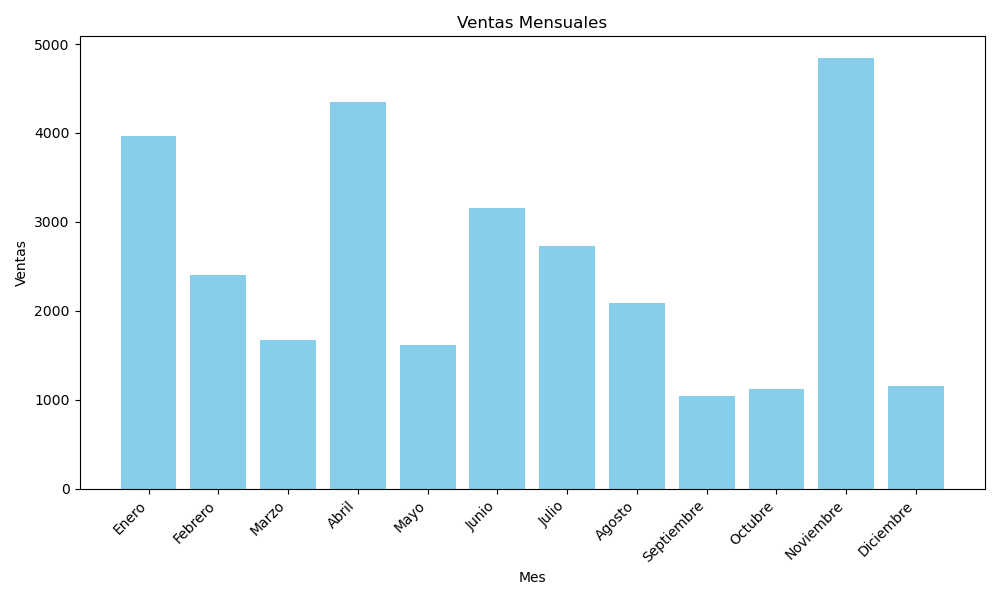

Generate this figure with Python:
#!/usr/bin/env python3
"""
Script para generar un gráfico de barras con datos aleatorios de ventas mensuales
y guardar la imagen como 'ventas.png'.
"""

import random
import matplotlib.pyplot as plt

def generar_datos_ventas():
    """
    Genera una lista de ventas mensuales aleatorias.
    Retorna:
        meses (list of str): Nombres de los meses.
        ventas (list of int): Valores de ventas para cada mes.
    """
    meses = [
        'Enero', 'Febrero', 'Marzo', 'Abril', 'Mayo', 'Junio',
        'Julio', 'Agosto', 'Septiembre', 'Octubre', 'Noviembre', 'Diciembre'
    ]
    # Ventas aleatorias entre 1000 y 5000 unidades monetarias
    ventas = [random.randint(1000, 5000) for _ in meses]
    return meses, ventas

def crear_grafico_barras(meses, ventas, archivo_salida='ventas.png'):
    """
    Crea y guarda un gráfico de barras de ventas mensuales.
    Args:
        meses (list of str): Nombres de los meses.
        ventas (list of int): Valores de ventas para cada mes.
        archivo_salida (str): Nombre del archivo de imagen de salida.
    """
    plt.figure(figsize=(10, 6))
    plt.bar(meses, ventas, color='skyblue')
    plt.title('Ventas Mensuales')
    plt.xlabel('Mes')
    plt.ylabel('Ventas')
    plt.xticks(rotation=45, ha='right')
    plt.tight_layout()
    plt.savefig(archivo_salida)
    plt.close()
    print(f"Gráfico guardado en '{archivo_salida}'")

def main():
    meses, ventas = generar_datos_ventas()
    crear_grafico_barras(meses, ventas)

if __name__ == '__main__':
    main()
